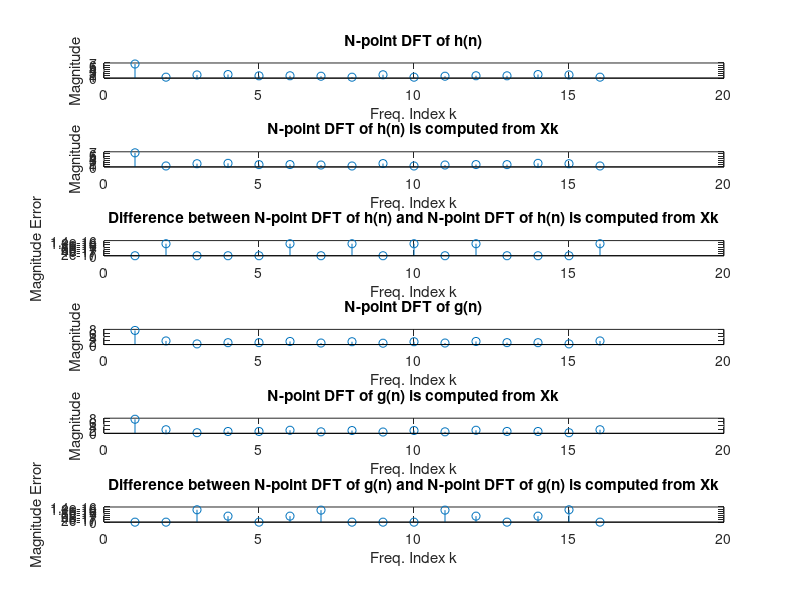

Recreate this plot in MATLAB.
function Q3_24
clc;
clear all;
close all;
N=16;% N points
g=rand(1,N);
h=rand(1,N);
x=g+j*h;
Gk=fft(g,N);
Hk=fft(h,N);
Xk=fft(x,N);
Xk_cir=[Xk(1),Xk(end:-1:2)];% Circular folding of Xk
Xk_cir_conj=conj(Xk_cir);% Conjugate of Xk_cir
Gk1=(1/2)*(Xk+Xk_cir_conj);
Hk1=(-j/2)*(Xk-Xk_cir_conj);
dg=Gk-Gk1;
dh=Hk-Hk1;
subplot(611);
stem(abs(Hk));
ylabel('Magnitude');
xlabel('Freq. Index k');
title('N-point DFT of h(n)');
subplot(612);
stem(abs(Hk1));
ylabel('Magnitude');
xlabel('Freq. Index k');
title('N-point DFT of h(n) is computed from Xk');
subplot(613);
stem(abs(dh));
ylabel('Magnitude Error');
xlabel('Freq. Index k');
title('Difference between N-point DFT of h(n) and N-point DFT of h(n) is computed from Xk');
subplot(614);
stem(abs(Gk));
ylabel('Magnitude');
xlabel('Freq. Index k');
title('N-point DFT of g(n)');
subplot(615);
stem(abs(Gk1));
ylabel('Magnitude');
xlabel('Freq. Index k');
title('N-point DFT of g(n) is computed from Xk');
subplot(616);
stem(abs(dg));
ylabel('Magnitude Error');
xlabel('Freq. Index k');
title('Difference between N-point DFT of g(n) and N-point DFT of g(n) is computed from Xk');
end